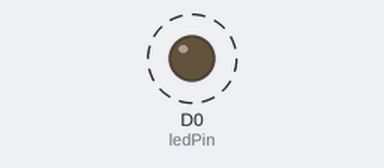
Recording of a sketch running on a simulated ESP8266 (NodeMCU). Shown: output pins drawn as LEDs (lit = HIGH). Dashed ring = blinking.

Above: at 0.5 s.
Timing chart, 0 to 4.6 s (numbered marks = the images above):
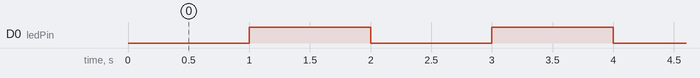

Measured:
- by itself, D0 (ledPin): alternates HIGH for 1.0 s and LOW for 1.0 s

The sketch:

LedBlink.ino
```cpp
//ESP8266 Blink Sketch
int ledPin = D0;

void setup() {
  // Initalize the ledPin pin as an output.
  pinMode(ledPin, OUTPUT);
}

void loop() {
  // Onboard LED is on, and the LED connected to pin D0 is off.
  digitalWrite(ledPin, LOW);
  // Wait for a second
  delay(1000);
  // Onboard LED is off, and the LED connected to pin D0 is on.
  digitalWrite(ledPin, HIGH);
  // Wait for a second
  delay(1000);
}
```
